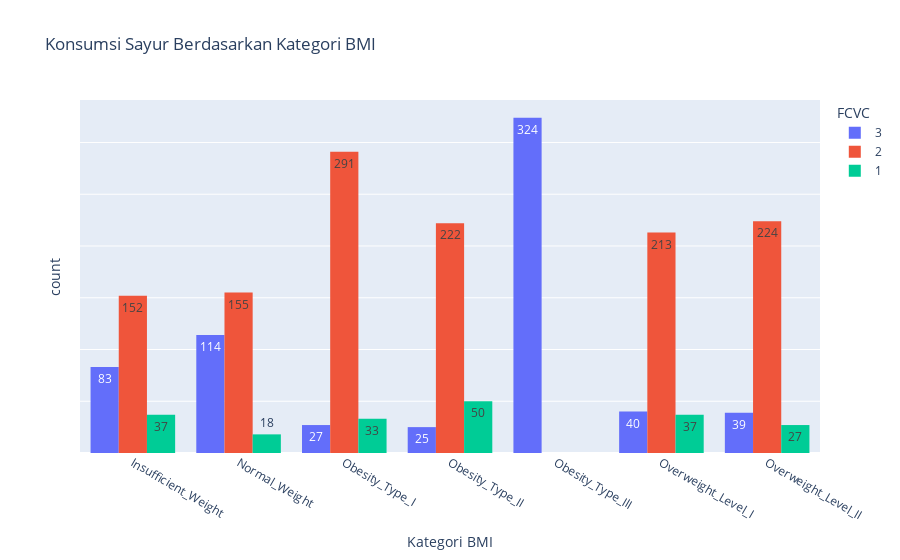

Notebook cell for this chart:
### Code cell
# membuat histogram grup berdasarkan kategori obesitas dan porsi sayuran dalam makanan
fig = px.histogram(df_sorted, x='NObeyesdad', y='FCVC',
                   labels={'count':'Jumlah', 'NObeyesdad': 'Kategori BMI'},
                   title="Konsumsi Sayur Berdasarkan Kategori BMI",
             color= 'FCVC', barmode='group', histfunc='count', text_auto=True)

fig.update_layout(yaxis_tickformat='', yaxis_showticklabels=False)

### Figure 1 — Plotly figure (JSON) as saved in the notebook; plotly's stock layout.template omitted (floating-point values rounded to 4 significant figures; data arrays with more than 128 entries replaced by an {"elided": "..."} marker saying what was removed)
{"data": [{"alignmentgroup": "True", "bingroup": "x", "histfunc": "count", "hovertemplate": "FCVC=3<br>Kategori BMI=%{x}<br>count=%{y}<extra></extra>", "legendgroup": "3", "marker": {"color": "#636efa", "pattern": {"shape": ""}}, "name": "3", "offsetgroup": "3", "orientation": "v", "showlegend": true, "texttemplate": "%{value}", "type": "histogram", "x": {"elided": "652 str values"}, "xaxis": "x", "y": {"elided": "652 int values"}, "yaxis": "y"}, {"alignmentgroup": "True", "bingroup": "x", "histfunc": "count", "hovertemplate": "FCVC=2<br>Kategori BMI=%{x}<br>count=%{y}<extra></extra>", "legendgroup": "2", "marker": {"color": "#EF553B", "pattern": {"shape": ""}}, "name": "2", "offsetgroup": "2", "orientation": "v", "showlegend": true, "texttemplate": "%{value}", "type": "histogram", "x": {"elided": "1257 str values"}, "xaxis": "x", "y": {"elided": "1257 int values"}, "yaxis": "y"}, {"alignmentgroup": "True", "bingroup": "x", "histfunc": "count", "hovertemplate": "FCVC=1<br>Kategori BMI=%{x}<br>count=%{y}<extra></extra>", "legendgroup": "1", "marker": {"color": "#00cc96", "pattern": {"shape": ""}}, "name": "1", "offsetgroup": "1", "orientation": "v", "showlegend": true, "texttemplate": "%{value}", "type": "histogram", "x": {"elided": "202 str values"}, "xaxis": "x", "y": {"elided": "202 int values"}, "yaxis": "y"}], "layout": {"barmode": "group", "legend": {"title": {"text": "FCVC"}, "tracegroupgap": 0}, "title": {"text": "Konsumsi Sayur Berdasarkan Kategori BMI"}, "xaxis": {"anchor": "y", "domain": [0, 1], "title": {"text": "Kategori BMI"}}, "yaxis": {"anchor": "x", "categoryarray": [1, 2, 3], "categoryorder": "array", "domain": [0, 1], "showticklabels": false, "tickformat": "", "title": {"text": "count"}}}}
